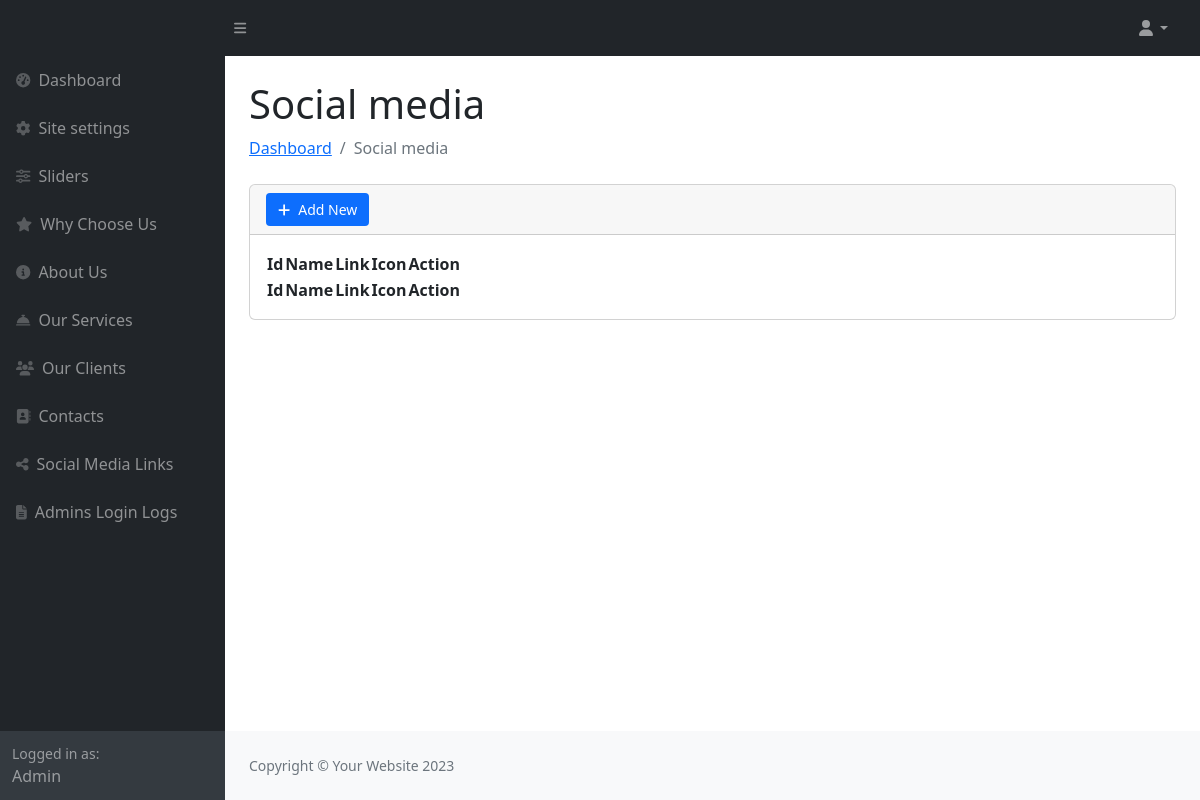
/index.php/admin/social_media, run on an earlier commit of the app's database.
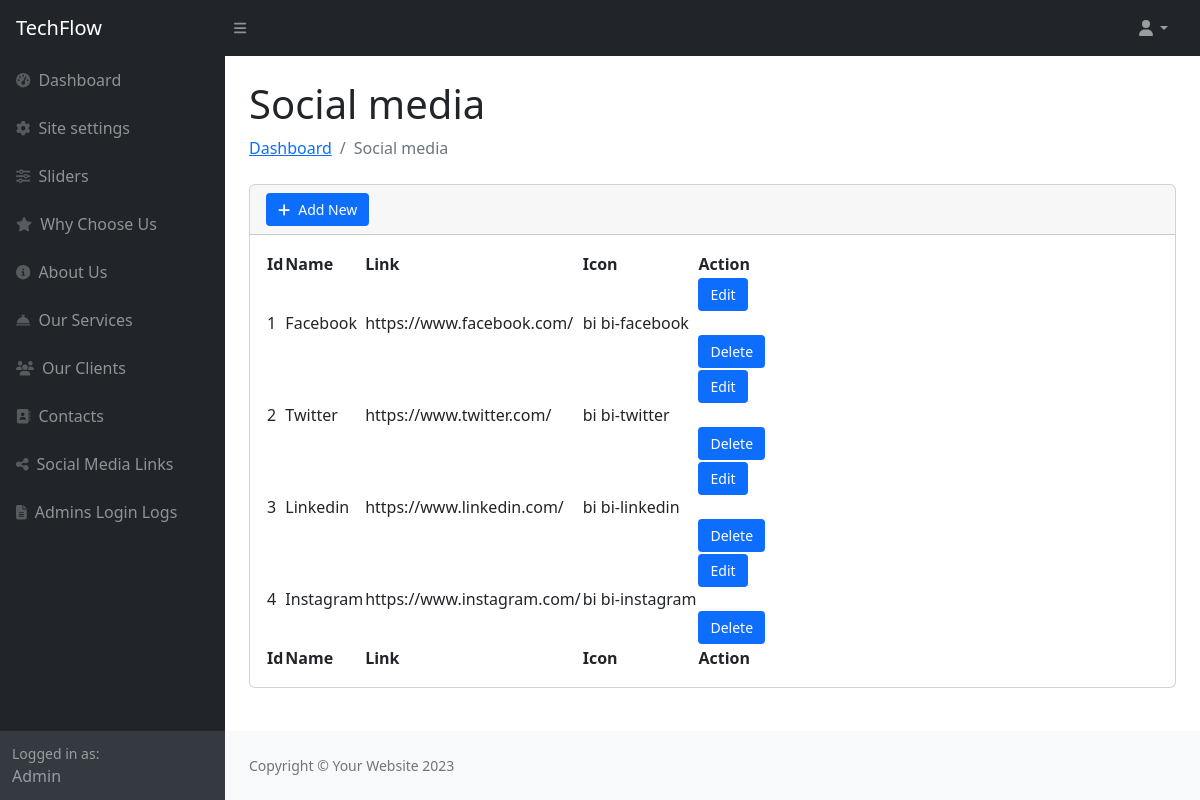
And on a later commit of the database.
### tables this page shows
CREATE TABLE `site_settings` (
  `id` int(11) NOT NULL,
  `site_title` varchar(100) DEFAULT NULL,
  `footer_description` varchar(100) DEFAULT NULL,
  `site_email` varchar(100) DEFAULT NULL,
  `logo` varchar(100) DEFAULT NULL,
  `fav_icon` varchar(100) DEFAULT NULL,
  `phone_number` varchar(100) DEFAULT NULL,
  `why_choose_title` varchar(100) DEFAULT NULL,
  `why_choose_desc` varchar(255) DEFAULT NULL,
  `our_service_title` varchar(100) DEFAULT NULL,
  `our_service_desc` varchar(255) DEFAULT NULL,
  `our_client_title` varchar(100) DEFAULT NULL,
  `our_client_desc` varchar(255) DEFAULT NULL,
  `contact_title` varchar(100) DEFAULT NULL,
  `contact_desc` varchar(255) DEFAULT NULL
);

CREATE TABLE `social_media` (
  `id` int(11) NOT NULL,
  `name` varchar(100) NOT NULL,
  `icon` varchar(100) DEFAULT NULL,
  `link` varchar(100) DEFAULT NULL
);

### application/controllers/admin/Social_media.php (called while the page is built, shortened)
<?php
class Social_media extends CI_Controller
{
    public function __construct()
    {
        $this->load->library('form_validation');
        $this->load->model('Admin_model');
        $this->load->helper('form');
    }
    public function index()
    {
        $data['social_media'] = $this->Admin_model->get_data('social_media');
        $this->load->view('admin/social_media', $data);
    }
}

### index.php (called while the page is built, shortened)
<?php
require_once BASEPATH . 'core/CodeIgniter.php';

### application/models/Admin_model.php (called while the page is built, shortened)
<?php
class Admin_model extends CI_Model
{
    public function get_data($table)
    {
        return $this->db->get($table)->result();
    }
}

### application/views/admin/social_media.php (the view, shortened to what this page needs)
<?php
$this->load->view('admin/includes/header');
$this->load->view('admin/includes/sidebar'); ?>
<div id="layoutSidenav_content">
    <main>
        <div class="container-fluid px-4">
            <h1 class="mt-4">Social media</h1>
            <ol class="breadcrumb mb-4">
                <li class="breadcrumb-item"><a href="<?= base_url('admin/login') ?>">Dashboard</a></li>
                <li class="breadcrumb-item active">Social media</li>
            </ol>
            <div class="card mb-4">
                <div class="card-header">
                    <a href="<?= base_url('admin/social_media/add') ?>">
                        <button class="add-button">
                            <i class="fas fa-plus me-1"></i>
                            Add New
                        </button>
                    </a>
                </div>
                <div class="card-body">
                    <table id="datatablesSimple">
                        <thead>
                            <tr>
                                <th>Id</th>
                                <th>Name</th>
                                <th>Link</th>
                                <th>Icon</th>
                                <th>Action</th>
                            </tr>
                        </thead>
                        <tfoot>
                            <tr>
                                <th>Id</th>
                                <th>Name</th>
                                <th>Link</th>
                                <th>Icon</th>
                                <th>Action</th>
                            </tr>
                        </tfoot>
                        <tbody>
                            <?php
                            $sno = 1;
                            foreach ($social_media as $key => $value) {
                            ?>
                                <tr>
                                    <td><?= $sno ?></td>
                                    <td><?= $value->name ?></td>
                                    <td><?= $value->link ?></td>
                                    <td><?= $value->icon ?></td>
                                    <td>
                                        <a href="<?= base_url('admin/social_media/edit/') . $value->id ?>">
                                            <button class="add-button">
                                                Edit
                                            </button>
                                        </a>
                                        <br>
                                        <a href="<?= base_url('admin/social_media/delete/') . $value->id ?>">
                                            <button class="add-button">
                                                Delete
                                            </button>
                                        </a>
                                    </td>
                                </tr>
                            <?php
                                $sno++;
                            } ?>
                        </tbody>
                    </table>
                </div>
            </div>
        </div>
    </main>

### application/views/admin/includes/header.php (shortened to what this page needs)
<!DOCTYPE html>
<html lang="en">
<head>
    <?php $site_settings = $this->db->where('id', 1)->get('site_settings')->row() ?>
    <link href="https://cdn.jsdelivr.net/npm/simple-datatables@7.1.2/dist/style.min.css" rel="stylesheet" />
    <link href="<?= base_url() ?>assets/admin_assets/css/styles.css" rel="stylesheet" />
</head>
<body class="sb-nav-fixed">
    <nav class="sb-topnav navbar navbar-expand navbar-dark bg-dark">
        <a class="navbar-brand ps-3" href="<?= base_url('admin/login') ?>"><?= $site_settings->site_title ?></a>
        <button class="btn btn-link btn-sm order-1 order-lg-0 me-4 me-lg-0" id="sidebarToggle" href="#!"><i class="fas fa-bars"></i></button>
        <ul class="navbar-nav ms-auto ms-md-0 me-3 me-lg-4">
            <li class="nav-item dropdown">
                <a class="nav-link dropdown-toggle" id="navbarDropdown" href="#" role="button" data-bs-toggle="dropdown" aria-expanded="false"><i class="fas fa-user fa-fw"></i></a>
            </li>
        </ul>
    </nav>
    <div id="layoutSidenav">

What changed in the data, as far as the page shows it:
added site_settings: site_title "TechFlow"
added social_media: name "Facebook", link "https://www.facebook.com/", icon "bi bi-facebook"
added social_media: name "Twitter", link "https://www.twitter.com/", icon "bi bi-twitter"
added social_media: name "Linkedin", link "https://www.linkedin.com/", icon "bi bi-linkedin"
added social_media: name "Instagram", link "https://www.instagram.com/", icon "bi bi-instagram"
